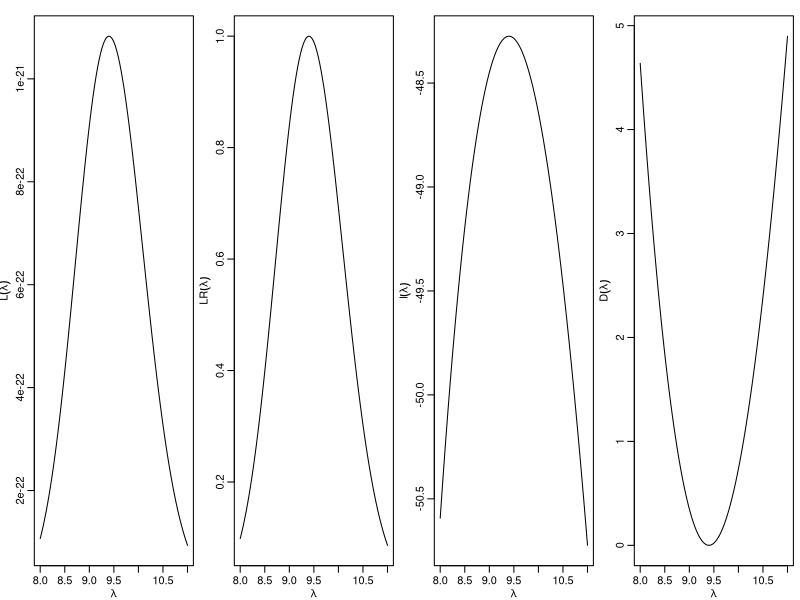

The R source for this figure: (Note: this script raises an error after producing the figure.)
## ---- chunk 1
set.seed(20)
y <- rpois(20, lambda=10)
## ---- chunk 2
veroPois <- function(par, dados, tipo, maxlogL){
   tipo = match.arg(tipo, choices=c("L","LR","logL","dev"))
   ll <- sapply(par, function(p) sum(dpois(dados, lambda=p, log=TRUE)))
   return(switch(tipo, "L" = exp(ll),
                       "LR" = exp(ll-maxlogL),
                       "logL" = ll,
                       "dev" = 2*(maxlogL-ll)))} 
## ---- chunk 3
par(mfrow = c(1, 4), mar=c(2.6, 2.6, 1.2, 0.5), mgp = c(1.6, 0.6, 0))
mll <- sum(dpois(y, lambda=mean(y), log=TRUE))
curve(veroPois(x, dados=y, tipo="L", maxlogL=mll), 8, 11, 
      ylab=expression(L(lambda)), xlab=expression(lambda))
curve(veroPois(x, dados=y, tipo="LR", maxlogL=mll), 8, 11,
      ylab=expression(LR(lambda)),xlab=expression(lambda))
curve(veroPois(x, dados=y, tipo="logL", maxlogL=mll), 8, 11,
      ylab=expression(l(lambda)),xlab=expression(lambda))
curve(veroPois(x, dados=y, tipo="dev", maxlogL=mll), 8, 11,
      ylab=expression(D(lambda)),xlab=expression(lambda))

## ---- chunk 4
veroPois <- function(par, amostra, tipo="logL", maxlogL){
   tipo = match.arg(tipo, choices=c("L","LR","logL","dev"))
   ll <- with(amostra, -n*par + soma * log(par))  
   return(switch(tipo, "L" = exp(ll),
                       "LR" = exp(ll-maxlogL),
                       "logL" = ll,
                       "dev" = 2*(maxlogL-ll)))} 
## ---- chunk 5
UPois <- function(lambda, amostra){
  return(with(amostra, n - soma/lambda))
}
## ---- chunk 6
uniroot(UPois, interval = range(y), amostra = am)$root
## ---- chunk 7
HPois <- function(lambda, amostra){
  return(-amostra$soma/lambda^2)
}
## ---- chunk 8
maxit <- 100; lambdaNR <- 5; iter <- 0; d <- 1
while(d > 1e-12 & iter <= maxit){
    lambdaNR.new <- lambdaNR + UPois(lambdaNR, am)/HPois(lambdaNR, am)
    d <- abs(lambdaNR - lambdaNR.new)
    lambdaNR <- lambdaNR.new ; iter <- iter + 1
}
c(lambdaNR, iter)
## ---- chunk 9
unlist(optimize(veroPois, int=range(y), maximum=TRUE, amostra=am)[1:2])
